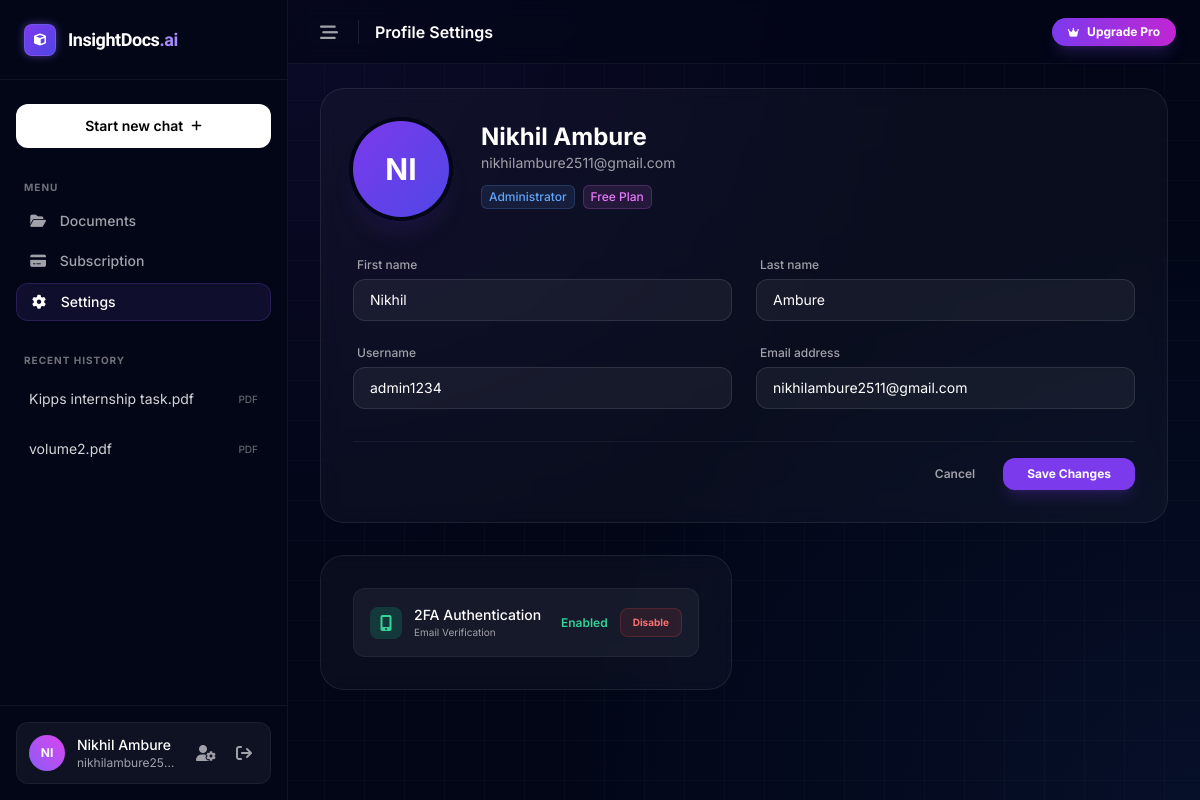
Screenshot of /auth/profile/ (signed in) with the database file from the repository.
### documents/models.py (models this page shows, shortened)
class Document(models.Model):
    owner = models.ForeignKey(
        settings.AUTH_USER_MODEL,
        on_delete=models.CASCADE,
        related_name="documents",
    )
    title = models.CharField(max_length=255)
    file = models.FileField(upload_to="documents/")
    file_content = models.BinaryField(null=True)
    original_name = models.CharField(max_length=255)
    uploaded_at = models.DateTimeField(auto_now_add=True)
    class Meta:
        ordering = ("-uploaded_at",)
    @property
    def extension(self) -> str:
        _, ext = os.path.splitext(self.file.name)
        return ext.lower().lstrip(".")

### accounts/models.py (models this page shows)
class User(AbstractUser):
    email_verified = models.BooleanField(default=False)
    is_2fa_enabled = models.BooleanField(default=False)

### accounts/views.py (the view)
# urls.py: path('profile/', views.profile_view, name='profile'),
@login_required(login_url='login')
def profile_view(request):
    if request.method == 'POST':
        form = ProfileUpdateForm(request.POST, instance=request.user)
        if form.is_valid():
            form.save()
            messages.success(request, "Profile updated successfully.")
            return redirect('profile')
        else:
            messages.error(request, "Please fix the errors below.")
    else:
        form = ProfileUpdateForm(instance=request.user)
    documents = Document.objects.filter(owner=request.user).order_by('-uploaded_at')
    return render(request, 'profile.html', {'form': form, 'recent_documents': documents})

### accounts/forms.py (shortened to what this page needs)
class ProfileUpdateForm(forms.ModelForm):
    class Meta:
        model = User
        fields = ['first_name', 'last_name', 'username', 'email']
        widgets = {
            'first_name': forms.TextInput(attrs={'placeholder': 'First name'}),
            'last_name': forms.TextInput(attrs={'placeholder': 'Last name'}),
            'username': forms.TextInput(attrs={'placeholder': 'Username'}),
            'email': forms.EmailInput(attrs={'placeholder': 'Email'}),
        }

### templates/profile.html (shortened to what this page needs)
{% load static %}
<!DOCTYPE html>
<html lang="en" class="dark">
<head>
    <script src="https://cdn.tailwindcss.com"></script>
    <link rel="stylesheet" href="https://cdnjs.cloudflare.com/ajax/libs/font-awesome/6.4.0/css/all.min.css">
</head>
<body class="h-screen w-full overflow-hidden bg-gray-950 text-zinc-100 selection:bg-violet-500/30">
    <div class="flex h-full w-full">
        <aside id="sidebar" class="fixed inset-y-0 left-0 z-50 flex w-72 -translate-x-full flex-col border-r border-white/5 bg-gray-950 whitespace-nowrap lg:relative lg:translate-x-0">
            <div class="flex h-20 shrink-0 items-center justify-between border-b border-white/5 px-6">
                <a href="{% url 'upload' %}" class="flex items-center gap-3 group cursor-pointer">
                    <div class="relative w-8 h-8 flex items-center justify-center">
                        <div class="absolute inset-0 bg-violet-500 rounded-lg blur-sm opacity-50 group-hover:opacity-75 transition-opacity"></div>
                        <div class="relative w-full h-full bg-gradient-to-br from-violet-600 to-indigo-600 rounded-lg flex items-center justify-center border border-white/10">
                            <i class="fa-solid fa-cube text-white text-xs"></i>
                        </div>
                    </div>
                    <span class="font-display font-bold text-lg tracking-tight text-white">InsightDocs<span class="text-violet-400">.ai</span></span>
                </a>
            </div>
            <div class="flex flex-1 flex-col overflow-y-auto px-4 py-6 scrollbar-thin">
                <a href="{% url 'upload' %}" class="group mb-8 flex w-full items-center justify-center gap-2 rounded-xl bg-white py-3 text-sm font-semibold text-black transition-all hover:bg-zinc-200 hover:shadow-lg hover:shadow-white/5">
                    <span>Start new chat</span>
                    <i class="fa-solid fa-plus text-xs transition-transform group-hover:rotate-90"></i>
                </a>
                <div class="space-y-1 mb-8">
                    <div class="mb-2 px-2 text-[10px] font-bold uppercase tracking-widest text-zinc-500">Menu</div>
                    <a href="{% url 'upload' %}" class="block rounded-xl px-3 py-2 text-sm font-medium text-zinc-400 hover:bg-white/5 hover:text-white">
                        <i class="fa-solid fa-folder-open w-5 text-center mr-2"></i> Documents
                    </a>
                    <a href="{% url 'subscription' %}" class="block rounded-xl px-3 py-2 text-sm font-medium text-zinc-400 hover:bg-white/5 hover:text-white">
                        <i class="fa-solid fa-credit-card w-5 text-center mr-2"></i> Subscription
                    </a>
                    <a href="{% url 'profile' %}" class="block rounded-xl bg-violet-500/10 border border-violet-500/20 px-3 py-2 text-sm font-medium text-white">
                        <i class="fa-solid fa-gear w-5 text-center mr-2"></i> Settings
                    </a>
                </div>
                <div class="space-y-1">
                    <div class="mb-2 flex items-center justify-between px-2 text-[10px] font-bold uppercase tracking-widest text-zinc-500">
                        <span>Recent History</span>
                    </div>
                    {% if recent_documents %}
                        {% for doc in recent_documents %}
                        <a href="{% url 'chat' doc.id %}" class="group block rounded-xl border border-transparent p-3 text-left transition-colors hover:bg-white/5">
                            <div class="flex items-center justify-between">
                                <span class="truncate text-sm text-zinc-300 group-hover:text-white">{{ doc.title }}</span>
                                <span class="text-[10px] text-zinc-500">{{ doc.extension|upper }}</span>
                            </div>
                        </a>
                        {% endfor %}
                    {% else %}
                        <p class="rounded-xl border border-dashed border-white/5 p-3 text-xs text-zinc-500">No recent chats.</p>
                    {% endif %}
                </div>
            </div>
            <div class="border-t border-white/5 p-4">
                <div class="flex items-center gap-2 rounded-xl border border-white/5 bg-white/5 p-3">
                    <div class="flex h-9 w-9 items-center justify-center rounded-full bg-gradient-to-tr from-violet-500 to-fuchsia-500 text-xs font-bold text-white">
                        {{ request.user.get_full_name|default:request.user.username|slice:":2"|upper }}
                    </div>
                    <div class="flex-1 overflow-hidden px-1">
                        <p class="truncate text-sm font-medium text-white">{{ request.user.get_full_name|default:request.user.username }}</p>
                        <p class="truncate text-xs text-zinc-400">{{ request.user.email }}</p>
                    </div>
                    <a href="{% url 'profile' %}" class="rounded-lg p-1.5 text-zinc-400 hover:bg-white/10 hover:text-white transition-colors" title="Profile Settings">
                        <i class="fa-solid fa-user-gear"></i>
                    </a>
                    <form action="{% url 'logout' %}" method="post">
                        <button type="submit" class="rounded-lg p-1.5 text-zinc-400 hover:bg-red-500/10 hover:text-red-400 transition-colors" title="Log out">
                            <i class="fa-solid fa-arrow-right-from-bracket"></i>
                        </button>
                    </form>
                </div>
            </div>
        </aside>
        <main class="relative flex flex-1 flex-col overflow-hidden bg-modern-grid">
            <header class="glass-header z-20 flex h-16 shrink-0 items-center justify-between px-4 sm:px-6">
                <div class="flex items-center gap-3">
                    <button onclick="toggleDesktopSidebar()" class="hidden rounded-lg p-2 text-zinc-400 hover:bg-white/10 hover:text-white lg:block" title="Toggle Sidebar">
                        <i id="toggle-icon" class="fa-solid fa-bars-staggered text-lg"></i>
                    </button>
                    <div class="flex flex-col border-l border-white/10 pl-4">
                        <h1 class="text-sm font-semibold text-white sm:text-base">Profile Settings</h1>
                    </div>
                </div>
                <div class="flex items-center gap-3">
                    <a href="{% url 'subscription' %}" class="flex items-center gap-2 rounded-full bg-gradient-to-r from-violet-600 to-fuchsia-600 px-4 py-1.5 text-xs font-bold text-white shadow-lg shadow-violet-500/20 hover:scale-105 hover:shadow-violet-500/30 transition-all">
                        <i class="fa-solid fa-crown text-[10px]"></i>
                        Upgrade Pro
                    </a>
                </div>
            </header>
            <div class="flex-1 overflow-y-auto px-4 py-6 scrollbar-thin sm:px-8">
                <div class="mx-auto max-w-5xl space-y-8 pb-10">
                    <div class="glass-card rounded-3xl p-6 sm:p-8">
                        <div class="flex flex-col items-center gap-6 md:flex-row md:items-start md:gap-8">
                            <div class="relative group">
                                <div class="flex h-24 w-24 items-center justify-center rounded-full bg-gradient-to-br from-violet-600 to-indigo-600 text-3xl font-bold text-white shadow-xl shadow-violet-900/20 ring-4 ring-gray-950">
                                    {{ user.get_full_name|default:user.username|slice:":2"|upper }}
                                </div>
                            </div>
                            <div class="flex-1 text-center md:text-left">
                                <h2 class="text-2xl font-bold text-white">{{ user.get_full_name|default:user.username }}</h2>
                                <p class="text-sm text-zinc-400">{{ user.email }}</p>
                                <div class="mt-3 flex flex-wrap justify-center gap-2 md:justify-start">
                                    <span class="inline-flex items-center rounded-md bg-blue-400/10 px-2 py-1 text-xs font-medium text-blue-400 ring-1 ring-inset ring-blue-400/20">Administrator</span>
                                    <span class="inline-flex items-center rounded-md bg-fuchsia-400/10 px-2 py-1 text-xs font-medium text-fuchsia-400 ring-1 ring-inset ring-fuchsia-400/20">Free Plan</span>
                                </div>
                            </div>
                        </div>
                        <form method="post" class="mt-10 grid gap-x-6 gap-y-6 md:grid-cols-2">
                            <div class="space-y-1.5">
                                <label class="block text-xs font-medium text-zinc-400 ml-1">First name</label>
                                <input type="text" name="{{ form.first_name.name }}" value="{{ form.first_name.value|default:'' }}" class="input-glass block w-full rounded-xl px-4 py-2.5 text-sm placeholder:text-zinc-600" placeholder="First name" />
                            </div>
                            <div class="space-y-1.5">
                                <label class="block text-xs font-medium text-zinc-400 ml-1">Last name</label>
                                <input type="text" name="{{ form.last_name.name }}" value="{{ form.last_name.value|default:'' }}" class="input-glass block w-full rounded-xl px-4 py-2.5 text-sm placeholder:text-zinc-600" placeholder="Last name" />
                            </div>
                            <div class="space-y-1.5">
                                <label class="block text-xs font-medium text-zinc-400 ml-1">Username</label>
                                <input type="text" name="{{ form.username.name }}" value="{{ form.username.value|default:'' }}" class="input-glass block w-full rounded-xl px-4 py-2.5 text-sm placeholder:text-zinc-600" placeholder="Username" />
                            </div>
                            <div class="space-y-1.5">
                                <label class="block text-xs font-medium text-zinc-400 ml-1">Email address</label>
                                <input type="email" name="{{ form.email.name }}" value="{{ form.email.value|default:'' }}" class="input-glass block w-full rounded-xl px-4 py-2.5 text-sm placeholder:text-zinc-600" placeholder="Email" />
                            </div>
                            <div class="flex items-center justify-end gap-3 md:col-span-2 pt-4 border-t border-white/5 mt-2">
                                <button type="button" class="rounded-xl px-4 py-2 text-xs font-semibold text-zinc-400 hover:text-white transition-colors">Cancel</button>
                                <button type="submit" class="rounded-xl bg-violet-600 px-6 py-2 text-xs font-bold text-white shadow-lg shadow-violet-600/20 hover:bg-violet-500 hover:shadow-violet-600/40 transition-all">Save Changes</button>
                            </div>
                        </form>
                    </div>
                    <div class="grid gap-6 lg:grid-cols-2">
                        <div class="glass-card rounded-3xl p-6 sm:p-8">
                            <div class="space-y-3">
                                <div class="flex items-center justify-between rounded-xl border border-white/5 bg-white/5 p-4 hover:bg-white/10 transition-colors cursor-pointer group">
                                    <div class="flex items-center gap-3">
                                        <div class="flex h-8 w-8 items-center justify-center rounded-lg {% if user.is_2fa_enabled %}bg-emerald-500/20 text-emerald-400{% else %}bg-zinc-700/50 text-zinc-400{% endif %}">
                                            <i class="fa-solid fa-mobile-screen-button"></i>
                                        </div>
                                        <div>
                                            <p class="text-sm font-medium text-white">2FA Authentication</p>
                                            <p class="text-[10px] text-zinc-400">Email Verification</p>
                                        </div>
                                    </div>
                                    {% if user.is_2fa_enabled %}
                                        <div class="flex items-center gap-3">
                                            <span class="text-xs font-semibold text-emerald-400">Enabled</span>
                                            <a href="{% url 'disable_2fa_init' %}" class="rounded-lg bg-red-500/10 border border-red-500/20 px-3 py-1.5 text-[10px] font-bold text-red-400 hover:bg-red-500/20 transition-colors">
                                                Disable
                                            </a>
                                        </div>
                                    {% else %}
                                        <a href="{% url 'enable_2fa_init' %}" class="rounded-lg bg-violet-600 px-3 py-1.5 text-[10px] font-bold text-white shadow-lg shadow-violet-600/20 hover:bg-violet-500 transition-colors">
                                            Enable
                                        </a>
                                    {% endif %}
                                </div>
                            </div>
                        </div>
                    </div>
                </div>
            </div>
        </main>
    </div>
</body>
</html>

### templates/profile.html (style rules this page uses)
body { font-family: 'Inter', sans-serif; }
.bg-modern-grid { background-color: #020617; background-image: radial-gradient(at 0% 0%, rgba(124, 58, 237, 0.08) 0px, transparent 50%), radial-gradient(at 100% 100%, rgba(59, 130, 246, 0.08) 0px, transparent 50%), linear-gradient(rgba(255, 255, 255, 0.02) 1px, transparent 1px), linear-gradient(90deg, rgba(255, 255, 255, 0.02) 1px, transparent 1px); background-size: 100% 100%, 100% 100%, 40px 40px, 40px 40px; background-position: center; }
.glass-header { background: rgba(2, 6, 23, 0.6); backdrop-filter: blur(12px); -webkit-backdrop-filter: blur(12px); border-bottom: 1px solid rgba(255, 255, 255, 0.05); }
.glass-card { background: rgba(255, 255, 255, 0.03); border: 1px solid rgba(255, 255, 255, 0.08); backdrop-filter: blur(10px); }
#sidebar { transition-property: width, transform; transition-duration: 300ms; transition-timing-function: cubic-bezier(0.4, 0, 0.2, 1); }
.input-glass { background-color: rgba(255, 255, 255, 0.05); border: 1px solid rgba(255, 255, 255, 0.1); color: white; transition: all 0.2s; }

### rows the page displays
Document: title "Kipps internship task.pdf", extension "PDF"
Document: title "volume2.pdf", extension "PDF"
User: user.get_full_name "NI", user.get_full_name "Nikhil Ambure", user.email "nikhilambure25…", get_full_name "NI", get_full_name "Nikhil Ambure", email "nikhilambure2511@gmail.com", first_name "Nikhil", last_name "Ambure", username "admin1234"
